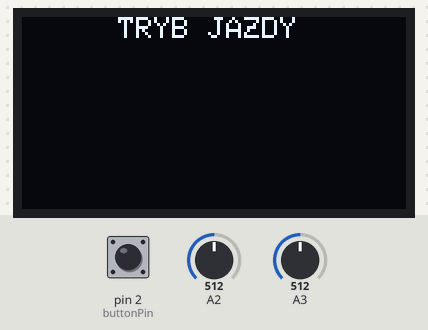
A sketch run on a simulated Arduino Uno, built with avr-gcc and run on an emulated ATmega328P. Parts: 128×64 one-colour display. Inputs (shaded band) come from the test bench; at power-on: pin 2 (buttonPin) HIGH, A2 = 512, A3 = 512. The display library's start-up logo is not drawn; no radio packets arrive unless stated.

Above: at 5.2 s.
5.3 s: pin 2 (buttonPin) pulled LOW for 0.15 s
At 6.1 s:
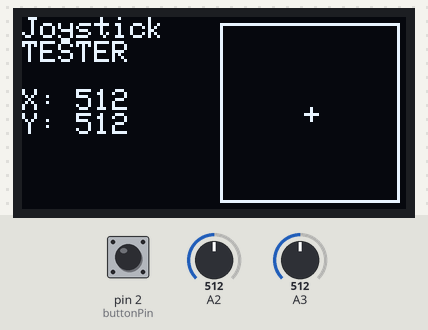
7.0 s: pin 2 (buttonPin) pulled LOW for 1 s
At 9.0 s:
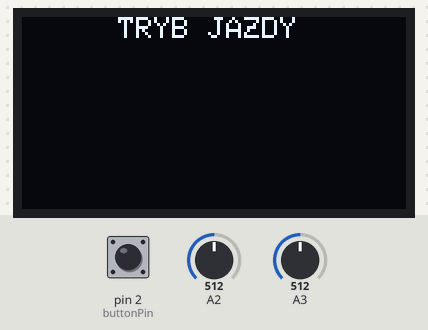
9.5 s: pin 2 (buttonPin) pulled LOW for 3.2 s
At 13.4 s:
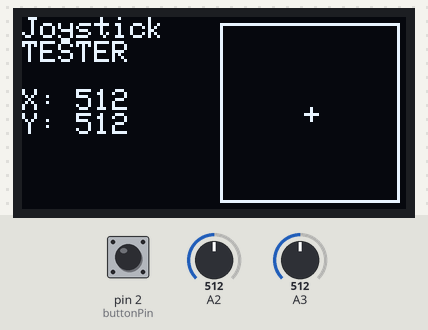
14.3 s: A2 set to 716
At 15.5 s:
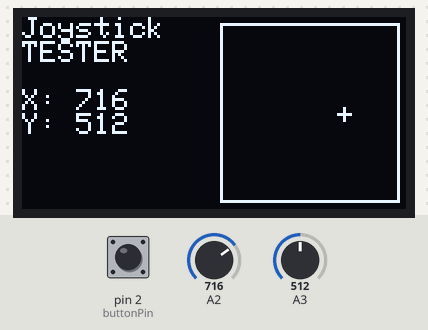
15.8 s: A3 set to 716
At 16.8 s:
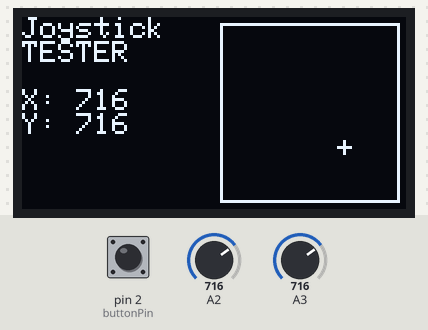
17.3 s: A2 set to 900
At 18.0 s:
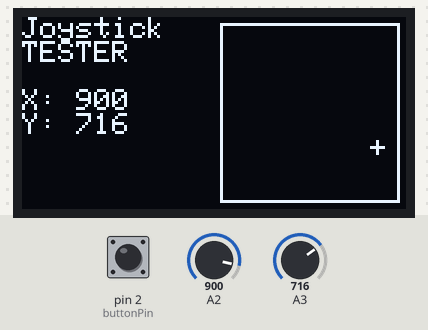
Timing chart, 0 to 19.8 s (numbered marks = the images above; inputs shaded):
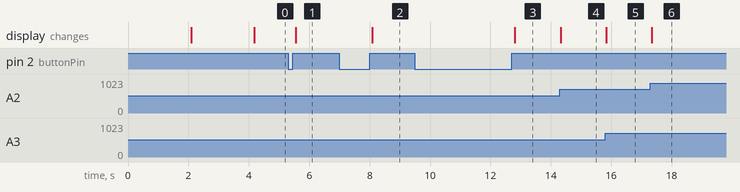

The sketch:

pilot_kod.ino
```cpp
#include "graphic.h"
 #include <Wire.h>
#include <Adafruit_GFX.h>
#include <Adafruit_SSD1306.h>
#include <SPI.h>
#include <nRF24L01.h>
#include <RF24.h>

#define SCREEN_WIDTH 128 // OLED display width, in pixels
#define SCREEN_HEIGHT 64 // OLED display height, in pixels
#define OLED_RESET     -1 // Reset pin # (or -1 if sharing Arduino reset pin)
#define SCREEN_ADDRESS 0x3C ///< See datasheet for Address; 0x3D for 128x64, 0x3C for 128x32
Adafruit_SSD1306 display(SCREEN_WIDTH, SCREEN_HEIGHT, &Wire, OLED_RESET);
RF24 radio(9,10); // CE, CSN
const byte address[6] = "00001";
char xyData[32] = "";
int joystick[2];

// this constant won't change:
const int buttonPin = 2;  // the pin that the pushbutton is attached to

// Variables will change:
int buttonPushCounter = 0;  // counter for the number of button presses
int buttonState = 0;        // current state of the button
int lastButtonState = 0;    // previous state of the button

void f_drawJoystickInfo(int x, int y);
void setup() {
  pinMode(buttonPin, INPUT_PULLUP);
  radio.begin();
  radio.openWritingPipe(address);
  radio.setPALevel(RF24_PA_MIN);
  radio.stopListening();

  Serial.begin(9600);

  // SSD1306_SWITCHCAPVCC = generate display voltage from 3.3V internally\\\\\\\\\\\\\\\\\\\\\\\\\\\\\\\\\\\\\\\\\\\\\\\\\\\\\\\\\\\\\\\\\\\\\\\\\\\\\\
    for(;;); // Don't proceed, loop forever
  if(!display.begin(SSD1306_SWITCHCAPVCC, SCREEN_ADDRESS)) {
    Serial.println(F("SSD1306 allocation failed"));
    for(;;); // Don't proceed, loop forever
  }

  // Show initial display buffer contents on the screen --
  // the library initializes this with an Adafruit splash screen.
  display.display();
  delay(2000); // Pause for 2 seconds

  // Clear the buffer
  display.clearDisplay();

  // Draw a single pixel in white
 display.setTextColor(BLACK,WHITE);
 display.drawBitmap(0,0,epd_bitmap_agh,128,64,WHITE);
  // Show the display buffer on the screen. You MUST call display() after
  // drawing commands to make them visible on screen!
  display.display();
  delay(2000);


}
void loop() {


     buttonState = digitalRead(buttonPin);

  // compare the buttonState to its previous state
  if (buttonState != lastButtonState) {
    // if the state has changed, increment the counter
    if (buttonState == HIGH) {
      // if the current state is HIGH then the button went from off to on:
      buttonPushCounter++;
    } else {
      // if the current state is LOW then the button went from on to off:

    }
    // Delay a little bit to avoid bouncing
    delay(50);
  }
  // save the current state as the last state, for next time through the loop
  lastButtonState = buttonState;


  // turns on the LED every four button pushes by checking the modulo of the
  // button push counter. the modulo function gives you the remainder of the
  // division of two numbers:
  if (buttonPushCounter % 2 == 0) {
    joystick[0] = analogRead(A3);
  joystick[1] = analogRead(A2);
   test_joy(joystick[1], joystick[0]);
  }
  else {
  display.clearDisplay();
  display.setTextSize(1);
  display.setTextColor(WHITE);
  display.setCursor(32,0);
  display.println("TRYB JAZDY");
  display.display();
  joystick[0] = analogRead(A3);
  joystick[1] = analogRead(A2);
  radio.write( joystick, sizeof(joystick) );

  }
}


void test_joy(int x, int y) {
  display.clearDisplay();
  display.setTextSize(1);
  display.setTextColor(WHITE);
  display.setCursor(0,0);
  display.println("Joystick");
  display.println("TESTER");
  display.println();
  display.print("X: ");
  display.println(x);
  display.print("Y: ");
  display.println(y);

  int x1 = map(x, 0, 1023, display.width() - 60 - 2, display.width() - 2);
  int y1 = map(y, 0, 1023, display.height() - 60 - 2, display.height() - 2);
  display.drawRect(display.width() - 60 - 2, display.height() - 60 - 2, 60, 60, WHITE);
  display.drawLine(x1, y1 - 2, x1, y1 + 2, WHITE);
  display.drawLine(x1 - 2, y1, x1 + 2, y1, WHITE);

  display.display();
}
```

Source omitted: graphic.h (data table, 6751 bytes)

Measured:
- after the input at 5.3 s, the display: changes after 0.26 s (image 1)
- after the input at 7.0 s, the display: changes after 1.1 s (image 2)
- after the input at 9.5 s, the display: changes after 3.3 s (image 3)
- after the input at 14.3 s, the display: changes at once (image 4)
- after the input at 15.8 s, the display: changes at once (image 5)
- after the input at 17.3 s, the display: changes at once (image 6)
